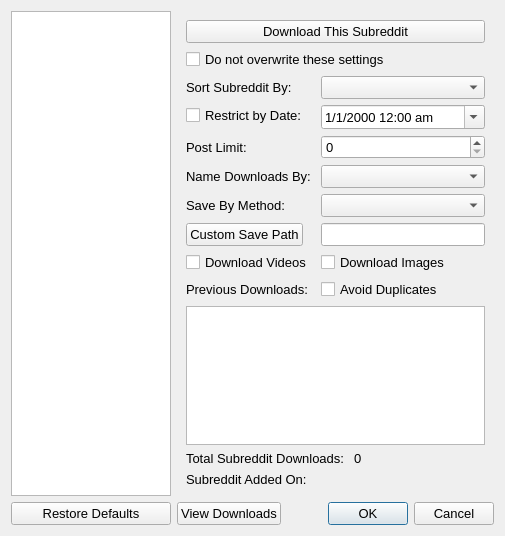
<?xml version="1.0" encoding="UTF-8"?>
<ui version="4.0">
 <class>subreddit_settings_dialog</class>
 <widget class="QDialog" name="subreddit_settings_dialog">
  <property name="geometry">
   <rect>
    <x>0</x>
    <y>0</y>
    <width>505</width>
    <height>536</height>
   </rect>
  </property>
  <property name="font">
   <font>
    <pointsize>10</pointsize>
   </font>
  </property>
  <property name="windowTitle">
   <string>Subreddit Settings</string>
  </property>
  <property name="windowIcon">
   <iconset>
    <normaloff>Images/settings_three_gears.png</normaloff>Images/settings_three_gears.png</iconset>
  </property>
  <property name="modal">
   <bool>false</bool>
  </property>
  <layout class="QGridLayout" name="gridLayout_5">
   <item row="0" column="0">
    <layout class="QGridLayout" name="gridLayout">
     <property name="sizeConstraint">
      <enum>QLayout::SetFixedSize</enum>
     </property>
     <property name="leftMargin">
      <number>0</number>
     </property>
     <item row="0" column="0">
      <widget class="QListWidget" name="subreddit_list_widget">
       <property name="maximumSize">
        <size>
         <width>160</width>
         <height>16777215</height>
        </size>
       </property>
       <property name="font">
        <font>
         <pointsize>10</pointsize>
        </font>
       </property>
      </widget>
     </item>
    </layout>
   </item>
   <item row="1" column="2">
    <widget class="QDialogButtonBox" name="save_cancel_buton_box">
     <property name="standardButtons">
      <set>QDialogButtonBox::Cancel|QDialogButtonBox::Ok</set>
     </property>
    </widget>
   </item>
   <item row="1" column="0">
    <widget class="QPushButton" name="restore_defaults_button">
     <property name="toolTip">
      <string>&lt;html&gt;&lt;head/&gt;&lt;body&gt;&lt;p&gt;&lt;span style=&quot; font-size:10pt;&quot;&gt;Restore settings to the options in the master settings dialog&lt;/span&gt;&lt;/p&gt;&lt;/body&gt;&lt;/html&gt;</string>
     </property>
     <property name="text">
      <string>Restore Defaults</string>
     </property>
    </widget>
   </item>
   <item row="1" column="1">
    <widget class="QPushButton" name="view_downloads_button">
     <property name="toolTip">
      <string>View this users downloads (will only display downloads that are in the save path below)</string>
     </property>
     <property name="text">
      <string>View Downloads</string>
     </property>
    </widget>
   </item>
   <item row="0" column="1" colspan="2">
    <widget class="QStackedWidget" name="stacked_widget">
     <property name="currentIndex">
      <number>0</number>
     </property>
     <widget class="QWidget" name="page">
      <layout class="QGridLayout" name="gridLayout_4">
       <item row="1" column="0">
        <layout class="QFormLayout" name="formLayout">
         <item row="1" column="1">
          <widget class="QDateTimeEdit" name="date_limit_edit">
           <property name="toolTip">
            <string>&lt;html&gt;&lt;head/&gt;&lt;body&gt;&lt;p&gt;&lt;span style=&quot; font-size:10pt;&quot;&gt;The date and time (time is in 24 hour format) to restrict downloads to&lt;/span&gt;&lt;/p&gt;&lt;/body&gt;&lt;/html&gt;</string>
           </property>
           <property name="displayFormat">
            <string>M/d/yyyy hh:mm ap</string>
           </property>
           <property name="calendarPopup">
            <bool>true</bool>
           </property>
           <property name="timeSpec">
            <enum>Qt::LocalTime</enum>
           </property>
          </widget>
         </item>
         <item row="3" column="0">
          <widget class="QLabel" name="label_2">
           <property name="text">
            <string>Name Downloads By: </string>
           </property>
          </widget>
         </item>
         <item row="3" column="1">
          <widget class="QComboBox" name="name_downloads_combo"/>
         </item>
         <item row="7" column="0">
          <widget class="QLabel" name="label_4">
           <property name="text">
            <string>Previous Downloads:</string>
           </property>
          </widget>
         </item>
         <item row="7" column="1">
          <widget class="QCheckBox" name="avoid_duplicates_checkbox">
           <property name="text">
            <string>Avoid Duplicates</string>
           </property>
          </widget>
         </item>
         <item row="5" column="0">
          <widget class="QPushButton" name="cust_save_path_dialog">
           <property name="text">
            <string>Custom Save Path</string>
           </property>
          </widget>
         </item>
         <item row="5" column="1">
          <widget class="QLineEdit" name="custom_save_path_line_edit"/>
         </item>
         <item row="6" column="0">
          <widget class="QCheckBox" name="download_videos_checkbox">
           <property name="text">
            <string>Download Videos</string>
           </property>
          </widget>
         </item>
         <item row="6" column="1">
          <widget class="QCheckBox" name="download_images_checkbox">
           <property name="text">
            <string>Download Images</string>
           </property>
          </widget>
         </item>
         <item row="1" column="0">
          <widget class="QCheckBox" name="restrict_date_checkbox">
           <property name="text">
            <string>Restrict by Date:</string>
           </property>
          </widget>
         </item>
         <item row="2" column="0">
          <widget class="QLabel" name="label">
           <property name="text">
            <string>Post Limit:</string>
           </property>
          </widget>
         </item>
         <item row="2" column="1">
          <widget class="QSpinBox" name="post_limit_spinbox">
           <property name="accelerated">
            <bool>true</bool>
           </property>
           <property name="maximum">
            <number>1000</number>
           </property>
          </widget>
         </item>
         <item row="0" column="0">
          <widget class="QLabel" name="label_7">
           <property name="text">
            <string>Sort Subreddit By:</string>
           </property>
          </widget>
         </item>
         <item row="0" column="1">
          <widget class="QComboBox" name="sub_sort_combo">
           <property name="toolTip">
            <string>&lt;html&gt;&lt;head/&gt;&lt;body&gt;&lt;p&gt;&lt;span style=&quot; font-size:10pt;&quot;&gt;This combo box is only considered if this subreddit is downloaded as a single download&lt;/span&gt;&lt;/p&gt;&lt;/body&gt;&lt;/html&gt;</string>
           </property>
          </widget>
         </item>
         <item row="4" column="0">
          <widget class="QLabel" name="label_5">
           <property name="text">
            <string>Save By Method:</string>
           </property>
          </widget>
         </item>
         <item row="4" column="1">
          <widget class="QComboBox" name="save_by_method_combo"/>
         </item>
        </layout>
       </item>
       <item row="2" column="0">
        <layout class="QGridLayout" name="gridLayout_2">
         <property name="sizeConstraint">
          <enum>QLayout::SetNoConstraint</enum>
         </property>
         <item row="0" column="0" colspan="3">
          <widget class="QTextBrowser" name="previous_download_list"/>
         </item>
         <item row="1" column="1">
          <widget class="QLabel" name="subreddit_downloads_label">
           <property name="text">
            <string>0</string>
           </property>
          </widget>
         </item>
         <item row="1" column="0">
          <widget class="QLabel" name="label_3">
           <property name="text">
            <string>Total Subreddit Downloads: </string>
           </property>
          </widget>
         </item>
         <item row="2" column="0">
          <widget class="QLabel" name="sub_added_label">
           <property name="text">
            <string>Subreddit Added On:</string>
           </property>
          </widget>
         </item>
        </layout>
       </item>
       <item row="0" column="0">
        <layout class="QGridLayout" name="gridLayout_3">
         <item row="0" column="0">
          <widget class="QPushButton" name="download_subreddit_button">
           <property name="toolTip">
            <string>&lt;html&gt;&lt;head/&gt;&lt;body&gt;&lt;p&gt;&lt;span style=&quot; font-size:10pt;&quot;&gt;Download this user only with the settings as they are in this dialog&lt;/span&gt;&lt;/p&gt;&lt;/body&gt;&lt;/html&gt;</string>
           </property>
           <property name="text">
            <string>Download This Subreddit</string>
           </property>
          </widget>
         </item>
         <item row="1" column="0">
          <widget class="QCheckBox" name="do_not_edit_checkbox">
           <property name="toolTip">
            <string>&lt;html&gt;&lt;head/&gt;&lt;body&gt;&lt;p&gt;&lt;span style=&quot; font-size:10pt;&quot;&gt;If checked the changes made in this dialog will not be overwritten by the program when it is run.  The user date limit, avoid duplicates , and download naming method will all remain as they are when this dialog is saved.  The previous downloads will continue to be added to.&lt;/span&gt;&lt;/p&gt;&lt;/body&gt;&lt;/html&gt;</string>
           </property>
           <property name="text">
            <string>Do not overwrite these settings</string>
           </property>
          </widget>
         </item>
        </layout>
       </item>
      </layout>
     </widget>
     <widget class="QWidget" name="page_2">
      <layout class="QGridLayout" name="gridLayout_7">
       <item row="0" column="0">
        <layout class="QGridLayout" name="gridLayout_6">
         <item row="0" column="0">
          <widget class="QListWidget" name="subreddit_content_list">
           <property name="resizeMode">
            <enum>QListView::Adjust</enum>
           </property>
           <property name="wordWrap">
            <bool>true</bool>
           </property>
          </widget>
         </item>
        </layout>
       </item>
      </layout>
     </widget>
    </widget>
   </item>
  </layout>
 </widget>
 <resources/>
 <connections/>
</ui>
